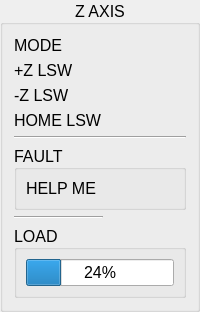
                         <widget class="QGroupBox" name="groupBox_20">
                          <property name="font">
                           <font>
                            <pointsize>12</pointsize>
                           </font>
                          </property>
                          <property name="title">
                           <string>Z AXIS</string>
                          </property>
                          <property name="alignment">
                           <set>Qt::AlignCenter</set>
                          </property>
                          <layout class="QGridLayout" name="gridLayout_3">
                           <item row="3" column="0">
                            <widget class="QLabel" name="label_28">
                             <property name="text">
                              <string>HOME LSW</string>
                             </property>
                            </widget>
                           </item>
                           <item row="3" column="1">
                            <widget class="LED" name="led_z_home_lsw">
                             <property name="color">
                              <color>
                               <red>50</red>
                               <green>205</green>
                               <blue>50</blue>
                              </color>
                             </property>
                            </widget>
                           </item>
                           <item row="4" column="0" colspan="2">
                            <widget class="Line" name="line_19">
                             <property name="orientation">
                              <enum>Qt::Horizontal</enum>
                             </property>
                            </widget>
                           </item>
                           <item row="0" column="0">
                            <widget class="QLabel" name="label_29">
                             <property name="text">
                              <string>MODE</string>
                             </property>
                            </widget>
                           </item>
                           <item row="1" column="0">
                            <widget class="QLabel" name="label_30">
                             <property name="text">
                              <string>+Z LSW</string>
                             </property>
                            </widget>
                           </item>
                           <item row="1" column="1">
                            <widget class="LED" name="led_z_pos_lsw">
                             <property name="color">
                              <color>
                               <red>50</red>
                               <green>205</green>
                               <blue>50</blue>
                              </color>
                             </property>
                            </widget>
                           </item>
                           <item row="0" column="1">
                            <widget class="HALLabel" name="hallabel_mode_z">
                             <property name="float_pin_type" stdset="0">
                              <bool>true</bool>
                             </property>
                            </widget>
                           </item>
                           <item row="5" column="0" colspan="2">
                            <widget class="QGroupBox" name="groupBox_28">
                             <property name="title">
                              <string>FAULT</string>
                             </property>
                             <property name="alignment">
                              <set>Qt::AlignLeading|Qt::AlignLeft|Qt::AlignVCenter</set>
                             </property>
                             <layout class="QHBoxLayout" name="horizontalLayout_16">
                              <item>
                               <widget class="HALLabel" name="hallabel_3">
                                <property name="text">
                                 <string>HELP ME</string>
                                </property>
                                <property name="float_pin_type" stdset="0">
                                 <bool>true</bool>
                                </property>
                               </widget>
                              </item>
                              <item>
                               <widget class="LED" name="led_z_fault">
                                <property name="color">
                                 <color>
                                  <red>255</red>
                                  <green>0</green>
                                  <blue>0</blue>
                                 </color>
                                </property>
                               </widget>
                              </item>
                             </layout>
                            </widget>
                           </item>
                           <item row="7" column="0" colspan="2">
                            <widget class="QGroupBox" name="groupBox_25">
                             <property name="title">
                              <string>LOAD</string>
                             </property>
                             <property name="alignment">
                              <set>Qt::AlignLeading|Qt::AlignLeft|Qt::AlignVCenter</set>
                             </property>
                             <layout class="QVBoxLayout" name="verticalLayout_33">
                              <item>
                               <widget class="QProgressBar" name="progressBar_2">
                                <property name="value">
                                 <number>24</number>
                                </property>
                               </widget>
                              </item>
                             </layout>
                            </widget>
                           </item>
                           <item row="2" column="0">
                            <widget class="QLabel" name="label_31">
                             <property name="text">
                              <string>-Z LSW</string>
                             </property>
                            </widget>
                           </item>
                           <item row="2" column="1">
                            <widget class="LED" name="led_z_neg_lsw">
                             <property name="color">
                              <color>
                               <red>50</red>
                               <green>205</green>
                               <blue>50</blue>
                              </color>
                             </property>
                            </widget>
                           </item>
                           <item row="6" column="0">
                            <widget class="Line" name="line_20">
                             <property name="orientation">
                              <enum>Qt::Horizontal</enum>
                             </property>
                            </widget>
                           </item>
                          </layout>
                         </widget>
